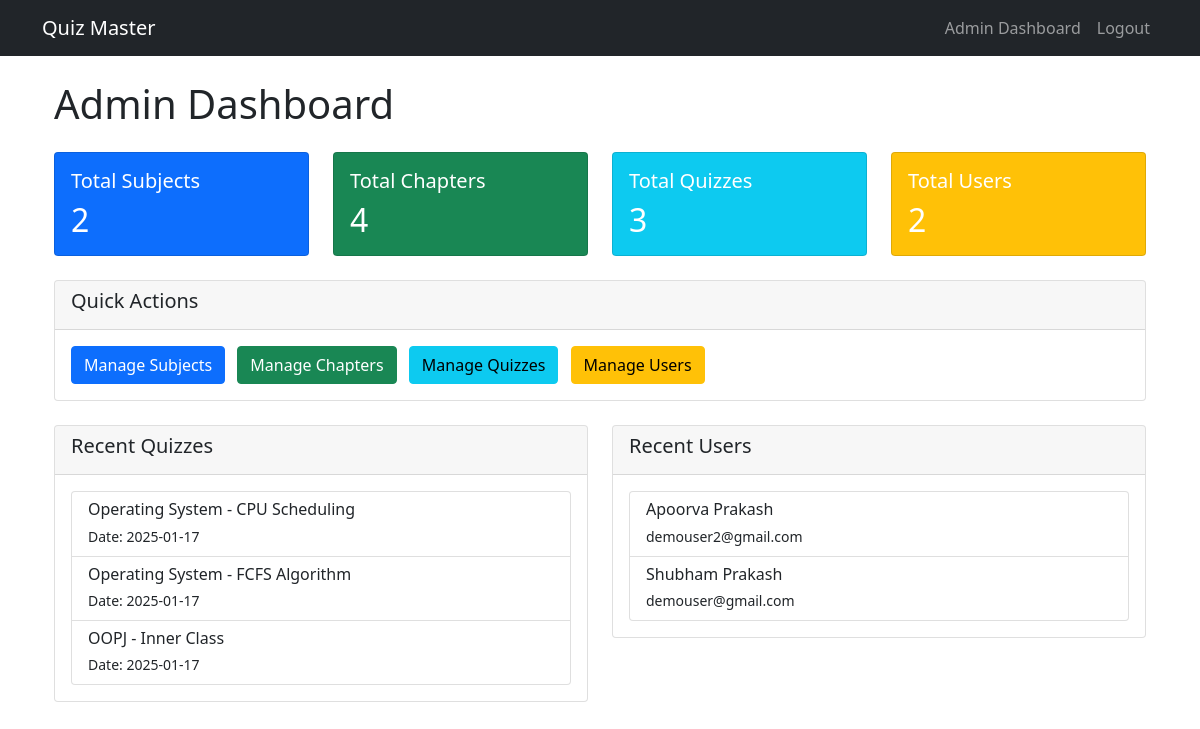
The app's page /admin/dashboard (signed in) with its own data.
### models/models.py (models this page shows)
class Quiz(db.Model):
    id = db.Column(db.Integer, primary_key=True)
    chapter_id = db.Column(db.Integer, db.ForeignKey('chapter.id'), nullable=False)
    date_of_quiz = db.Column(db.Date, nullable=False)
    time_duration = db.Column(db.Interval, nullable=False)
    remarks = db.Column(db.Text)
    questions = db.relationship('Question', backref='quiz', cascade='all, delete-orphan', lazy=True)
    scores = db.relationship('Score', backref='quiz', cascade='all, delete-orphan', lazy=True)

class Subject(db.Model):
    id = db.Column(db.Integer, primary_key=True)
    name = db.Column(db.String(100), nullable=False)
    description = db.Column(db.Text)
    chapters = db.relationship('Chapter', backref='subject', cascade='all, delete-orphan', lazy=True)

class Chapter(db.Model):
    id = db.Column(db.Integer, primary_key=True)
    name = db.Column(db.String(100), nullable=False)
    description = db.Column(db.Text)
    subject_id = db.Column(db.Integer, db.ForeignKey('subject.id'), nullable=False)
    quizzes = db.relationship('Quiz', backref='chapter', cascade='all, delete-orphan', lazy=True)

class User(UserMixin, db.Model):
    id = db.Column(db.Integer, primary_key=True)
    username = db.Column(db.String(120), unique=True, nullable=False)
    password = db.Column(db.String(200), nullable=False)
    full_name = db.Column(db.String(100), nullable=False)
    qualification = db.Column(db.String(100))
    dob = db.Column(db.Date)
    is_admin = db.Column(db.Boolean, default=False)
    quiz_scores = db.relationship('Score', backref='user', lazy=True)

### controllers/admin.py (the view)
@admin.route('/admin/dashboard')
@login_required
@admin_required
def dashboard():
    subjects_count = Subject.query.count()
    chapters_count = Chapter.query.count()
    quizzes_count = Quiz.query.count()
    users_count = User.query.filter_by(is_admin=False).count()
    recent_quizzes = Quiz.query.order_by(Quiz.date_of_quiz.desc()).limit(5).all()
    recent_users = User.query.filter_by(is_admin=False).order_by(User.id.desc()).limit(5).all()
    return render_template('admin/dashboard.html',
                         subjects_count=subjects_count,
                         chapters_count=chapters_count,
                         quizzes_count=quizzes_count,
                         users_count=users_count,
                         recent_quizzes=recent_quizzes,
                         recent_users=recent_users)

### app.py (called while the page is built)
@login_manager.user_loader
def load_user(user_id):
    return User.query.get(int(user_id))

### controllers/admin.py (called while the page is built)
def admin_required(f):
    @wraps(f)
    def decorated_function(*args, **kwargs):
        if not current_user.is_authenticated or not current_user.is_admin:
            flash('Access denied.', 'danger')
            return redirect(url_for('auth.login'))
        return f(*args, **kwargs)
    return decorated_function

### templates/admin/dashboard.html
{% extends "base.html" %}
{% block content %}
<div class="container">
    <h1 class="mb-4">Admin Dashboard</h1>
    <div class="row mb-4">
        <div class="col-md-3">
            <div class="card bg-primary text-white">
                <div class="card-body">
                    <h5 class="card-title">Total Subjects</h5>
                    <h2 class="card-text">{{ subjects_count }}</h2>
                </div>
            </div>
        </div>
        <div class="col-md-3">
            <div class="card bg-success text-white">
                <div class="card-body">
                    <h5 class="card-title">Total Chapters</h5>
                    <h2 class="card-text">{{ chapters_count }}</h2>
                </div>
            </div>
        </div>
        <div class="col-md-3">
            <div class="card bg-info text-white">
                <div class="card-body">
                    <h5 class="card-title">Total Quizzes</h5>
                    <h2 class="card-text">{{ quizzes_count }}</h2>
                </div>
            </div>
        </div>
        <div class="col-md-3">
            <div class="card bg-warning text-white">
                <div class="card-body">
                    <h5 class="card-title">Total Users</h5>
                    <h2 class="card-text">{{ users_count }}</h2>
                </div>
            </div>
        </div>
    </div>
    <div class="row mb-4">
        <div class="col-md-12">
            <div class="card">
                <div class="card-header">
                    <h5>Quick Actions</h5>
                </div>
                <div class="card-body">
                    <a href="{{ url_for('admin.manage_subjects') }}" class="btn btn-primary me-2">Manage Subjects</a>
                    <a href="{{ url_for('admin.manage_chapters') }}" class="btn btn-success me-2">Manage Chapters</a>
                    <a href="{{ url_for('admin.manage_quizzes') }}" class="btn btn-info me-2">Manage Quizzes</a>
                    <a href="{{ url_for('admin.manage_users') }}" class="btn btn-warning">Manage Users</a>
                </div>
            </div>
        </div>
    </div>
    <div class="row">
        <div class="col-md-6">
            <div class="card">
                <div class="card-header">
                    <h5>Recent Quizzes</h5>
                </div>
                <div class="card-body">
                    <div class="list-group">
                        {% for quiz in recent_quizzes %}
                        <div class="list-group-item">
                            <h6 class="mb-1">{{ quiz.chapter.subject.name }} - {{ quiz.chapter.name }}</h6>
                            <small>Date: {{ quiz.date_of_quiz.strftime('%Y-%m-%d') }}</small>
                        </div>
                        {% endfor %}
                    </div>
                </div>
            </div>
        </div>
        <div class="col-md-6">
            <div class="card">
                <div class="card-header">
                    <h5>Recent Users</h5>
                </div>
                <div class="card-body">
                    <div class="list-group">
                        {% for user in recent_users %}
                        <div class="list-group-item">
                            <h6 class="mb-1">{{ user.full_name }}</h6>
                            <small>{{ user.username }}</small>
                        </div>
                        {% endfor %}
                    </div>
                </div>
            </div>
        </div>
    </div>
</div>
{% endblock %}

### records on screen
Quiz: chapter.subject.name "Operating System", chapter.name "CPU Scheduling", date_of_quiz "2025-01-17"
Quiz: chapter.subject.name "Operating System", chapter.name "FCFS Algorithm", date_of_quiz "2025-01-17"
Quiz: chapter.subject.name "OOPJ", chapter.name "Inner Class", date_of_quiz "2025-01-17"
User: full_name "Apoorva Prakash", username "demouser2@gmail.com"
User: full_name "Shubham Prakash", username "demouser@gmail.com"

### other values on screen
{{ subjects_count }} "2"
{{ chapters_count }} "4"
{{ quizzes_count }} "3"
{{ users_count }} "2"
